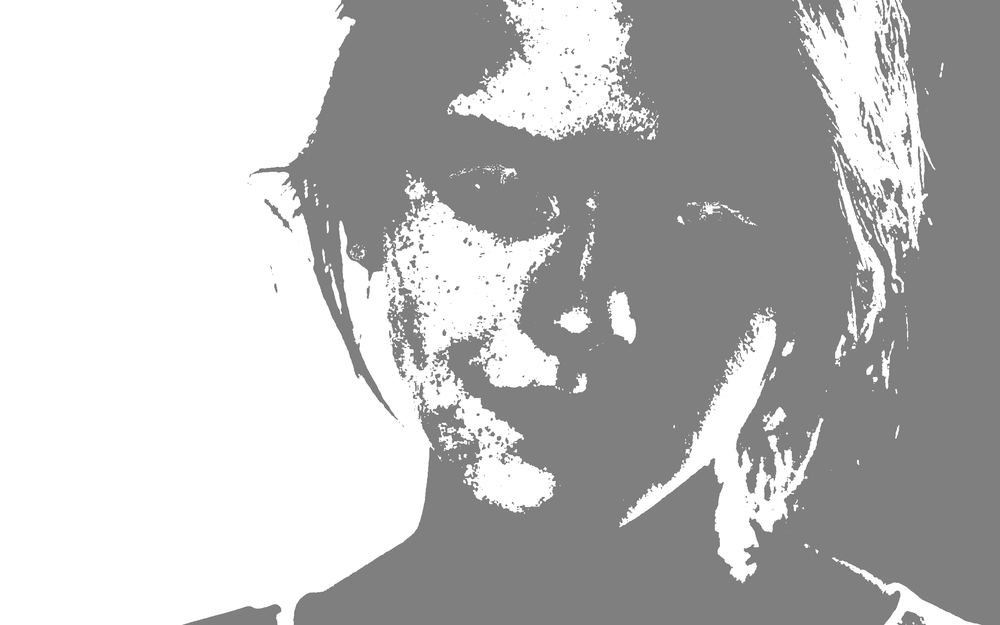
#> input picture 1. Basic Image Processing/Quantization_1-bit.png, 1000 x 625 px, shrunk from 2560 x 1600 before the run, given in place of face.jpg, which was not available
$ jupyter execute Quantization.ipynb
#> lines starting #> are read from the running program, lines starting #| are printed output that depends on the picture; after the words box and inside, x2 and y2 are one past the last pixel; in counts of white or black regions, pixels touching at a corner belong together
[cell 1]
import cv2
import numpy as np

# Load the image
img = cv2.imread('face.jpg', cv2.IMREAD_GRAYSCALE)
#> img is the input picture: shape (625, 1000); min 91, max 255, mean 188.2

# Loop over number of bits
for num_of_bit in range(1, 9):
    # Quantize to given number of bits
    num_of_level = 2**num_of_bit
    level_gap = 256 / num_of_level
    quantized_img = np.uint8(np.ceil(img / level_gap) * level_gap - 1)

    # Display image
    cv2.imshow(f'{num_of_bit}-bit Quantization', quantized_img)
    cv2.waitKey(0)

    # Save image
    cv2.imwrite(f'Quantization_{num_of_bit}-bit.png', quantized_img)
#> this loop made 8 passes
#> pass 1, `quantized_img = np.uint8(np.ceil(img / level_gap) * level_gap - 1)`:
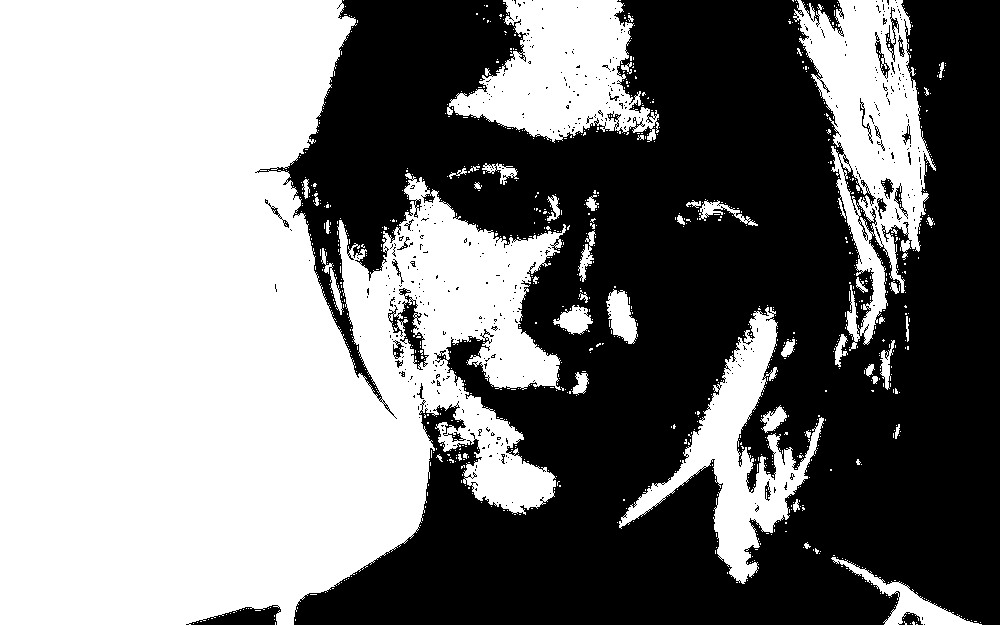
#> quantized_img: shape (625, 1000); values 127 (black) and 255 (white), 50.4% white; 450 black regions (424 under 20 px), largest, box (x1, y1, x2, y2) and area: (255, 0, 1000, 625) 303982, (186, 605, 281, 625) 1055, (388, 288, 429, 370) 958

cv2.destroyAllWindows()


$ run again, on 1. Basic Image Processing/Quantization_5-bit.png
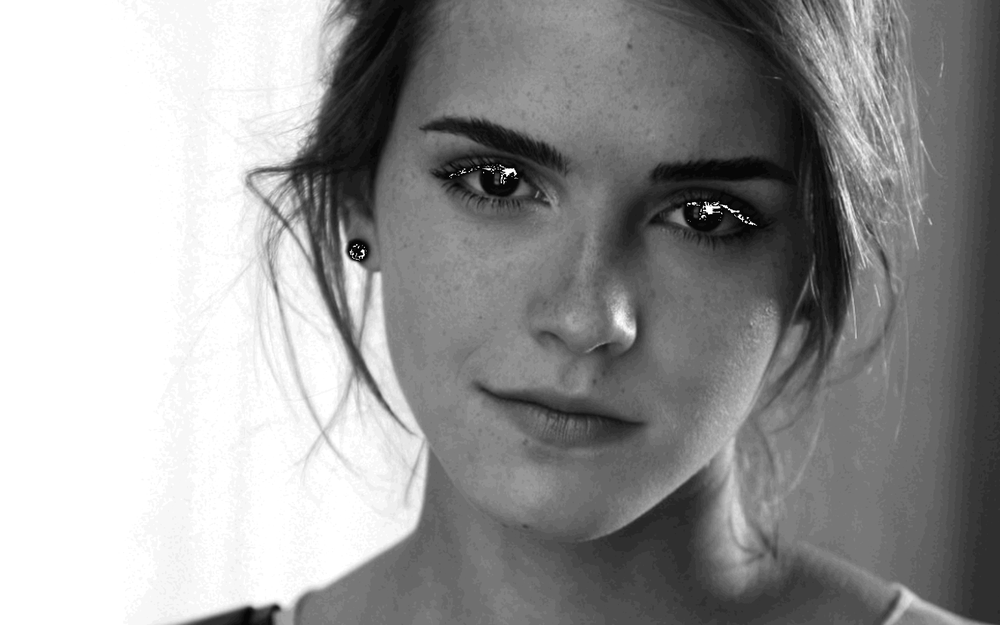
#> input picture 1. Basic Image Processing/Quantization_5-bit.png, 1000 x 625 px, shrunk from 2560 x 1600 before the run, given in place of face.jpg, which was not available
#> img is the input picture: shape (625, 1000); min 0, max 255, mean 151.2
#> the loop `for num_of_bit in range(1, 9):` made 8 passes
#> pass 1, `quantized_img = np.uint8(np.ceil(img / level_gap) * level_gap - 1)`:
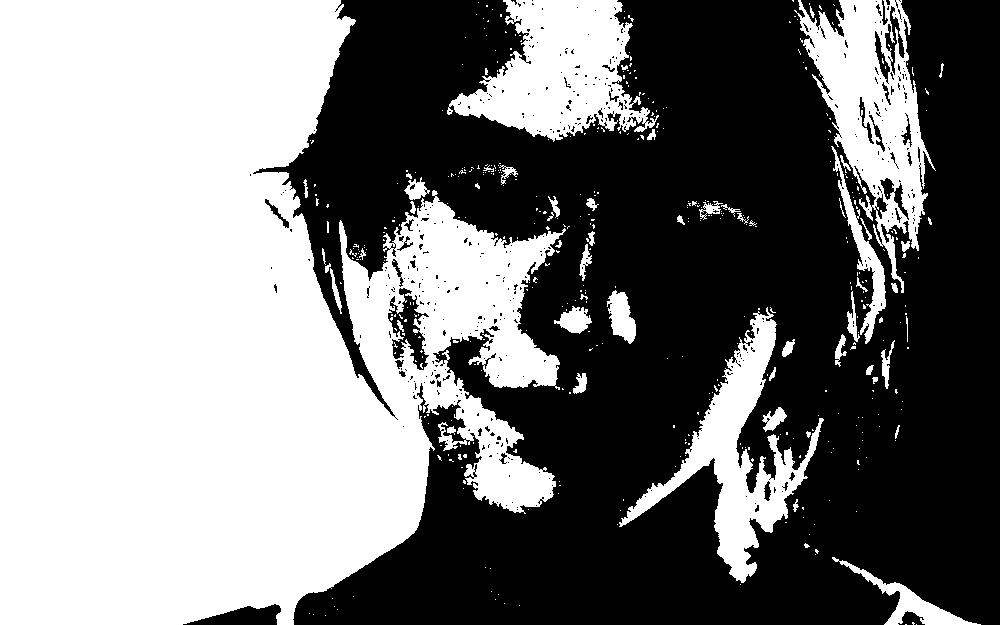
#> quantized_img: shape (625, 1000); values 127 (black) and 255 (white), 48.8% white; 450 white regions (395 under 20 px), largest, box (x1, y1, x2, y2) and area: (0, 0, 566, 625) 248441, (447, 0, 659, 142) 16414, (794, 0, 936, 293) 16274
#> pass 3, `quantized_img = np.uint8(np.ceil(img / level_gap) * level_gap - 1)`:
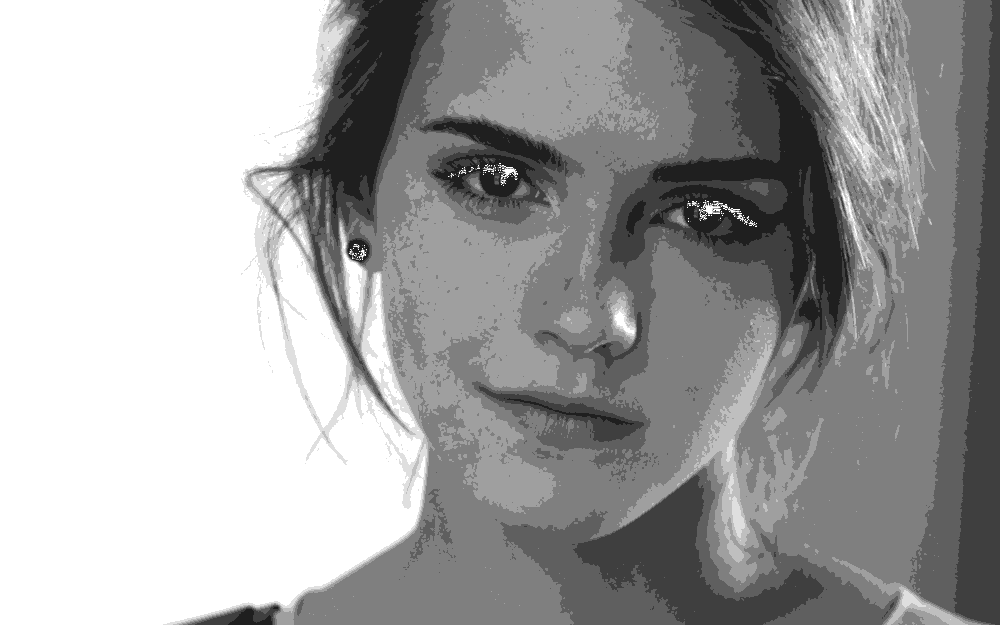
#> quantized_img: shape (625, 1000); min 31, max 255, mean 161.5
